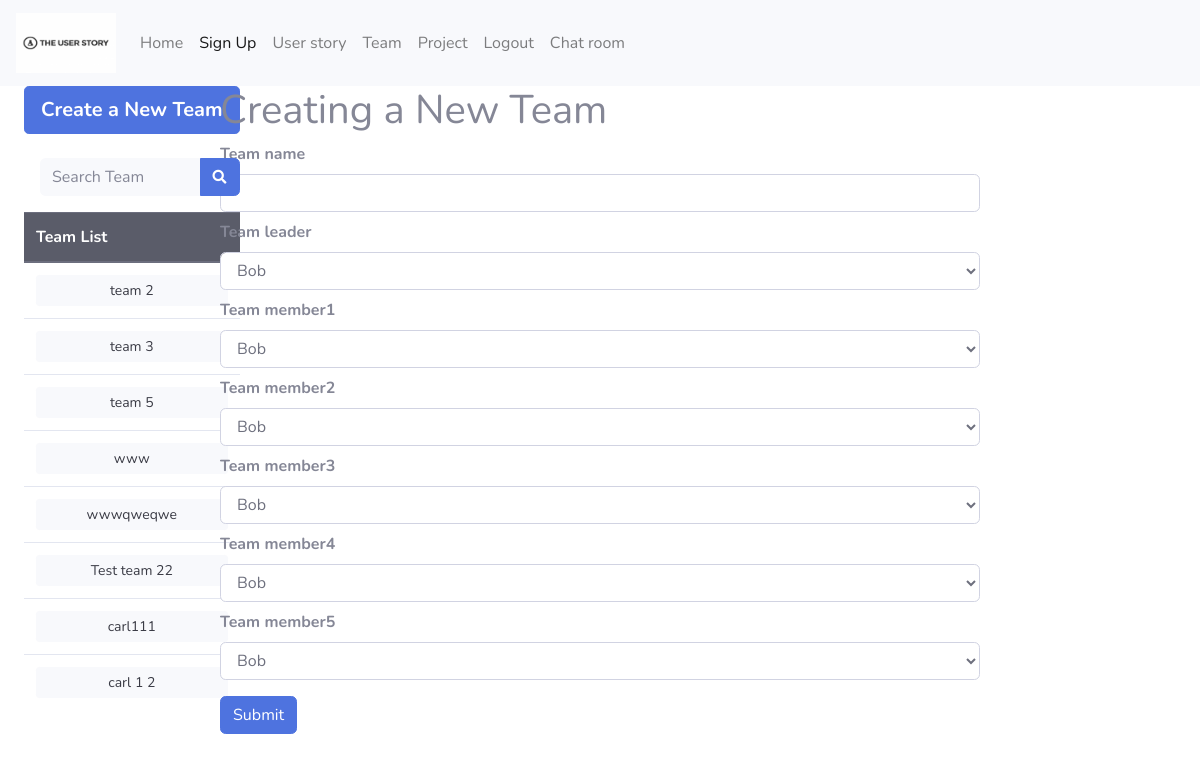
Screenshot of /createNewTeam (signed in) with the database file from the repository.
### app/models.py (models this page shows)
class Team(db.Model):
    _table_ = db.Model.metadata.tables['team']
    __table_args__ = {'extend_existing': True}
    team_id = db.Column(db.Integer, primary_key=True)

### app/team/routes.py (the view, shortened to what this page needs)
@bp_team.route('/createNewTeam', methods=['POST', 'GET'])
def team_creation():
    if current_user.is_authenticated:
        teams = Team.query.all()
        available_users = db.session.query(User).all()
        user_list = [(str(i.user_id), i.name) for i in available_users]
        new_team_form = TeamForm(request.form)
        new_team_form.leader.choices = user_list
        new_team_form.member1.choices = user_list
        new_team_form.member2.choices = user_list
        new_team_form.member3.choices = user_list
        new_team_form.member4.choices = user_list
        new_team_form.member5.choices = user_list
        def commit_user(team_id, user_id):
            user = TeamUserLink(team_id=team_id, user_id=user_id)
            db.session.add(user)
            db.session.commit()
    else:
        response = make_response(redirect(url_for('auth.login')))
        flash('Please Login First To Use The Team Function')
        return response
    return render_template('team_creation.html', teams=teams, new_team_form=new_team_form)

### app/team/forms.py (shortened to what this page needs)
class TeamForm(FlaskForm):
    name = StringField('Team name', validators=[DataRequired()])
    leader = SelectField('Team leader', validators=[DataRequired()])
    member1 = SelectField('Team member1')
    member2 = SelectField('Team member2')
    member3 = SelectField('Team member3')
    member4 = SelectField('Team member4')
    member5 = SelectField('Team member5')

### app/auth/routes.py (called while the page is built)
@login_manager.user_loader
def load_user(user_id):
    if user_id is not None:
        return User.query.get(user_id)
    return None

### app/templates/team_creation.html (shortened to what this page needs)
{% extends "team_base.html" %}
{% block team_base_content %}
    {% from "_formhelpers.html" import render_field %}
    <div class="col-8">
        <h1>Creating a New Team</h1>
        <form method=post novalidate>
                    <dl>
                        {{ render_field(new_team_form.name, class='form-control') }}
                        {{ render_field(new_team_form.leader, class='form-control') }}
                        {{ render_field(new_team_form.member1, class='form-control') }}
                        {{ render_field(new_team_form.member2, class='form-control') }}
                        {{ render_field(new_team_form.member3, class='form-control') }}
                        {{ render_field(new_team_form.member4, class='form-control') }}
                        {{ render_field(new_team_form.member5, class='form-control') }}
                    </dl>
                    <button type="submit" class="btn btn-primary">Submit</button>
                </form>
    </div>
    <div class="col-2">
    </div>
{% endblock %}

### app/templates/team_base.html (shortened to what this page needs)
{% extends "base.html" %}
{% block content %}
    <div role=main>
        <div class="container-fluid">
            <div class="row">
                <div class="col-2">
                    <ul class="nav flex-column">
                        <li class="nav-item">
                            <a href="{{ url_for('team.team_creation') }}" type="button"
                               class="btn btn-primary btn-lg btn-block"><strong>Create a New Team</strong>
                            </a><br>
                        </li>
                        <li class="nav-item">
                            <form class="d-none d-sm-inline-block form-inline mr-auto ml-md-3 my-2 my-md-0 mw-100"
                                  method="post" action="{{ url_for('team.team_base') }}">
                                <div class="input-group">
                                    <input type="text" class="form-control bg-light border-0 small"
                                           placeholder="Search Team" aria-label="Search"
                                           aria-describedby="basic-addon2"
                                           name="search_term">
                                    <div class="input-group-append">
                                        <button class="btn btn-primary" type="submit">
                                            <i class="fas fa-search fa-sm"></i>
                                        </button>
                                    </div>
                                </div>
                            </form><p></p>
                            <table class="table">
                                <thead class="thead-dark">
                                <tr>
                                    <th scope="col">Team List</th>
                                </tr>
                                {% for team in teams %}
                                    <tr>
                                        <td><a type="button" class="btn btn-light btn-sm btn-block"
                                               href="{{ url_for('team.team_info', team_id=team.team_id) }}">{{ team.name }}</a>
                                        </td>
                                    </tr>
                                {% endfor %}
                                </thead>
                            </table>
                        </li>
                    </ul>
                </div>
                {% block team_base_content %}{% endblock %}
            </div>
        </div>
    </div>
{% endblock %}

### rows the page displays
Team: name "team 2"
Team: name "team 3"
Team: name "team 5"
Team: name "www"
Team: name "wwwqweqwe"
Team: name "Test team 22"
Team: name "carl111"
Team: name "carl 1 2"

### other values shown
{{ field.label }} "Team name Team leader Team member1 Team member2 Team member3 Team member4 Team member5"
